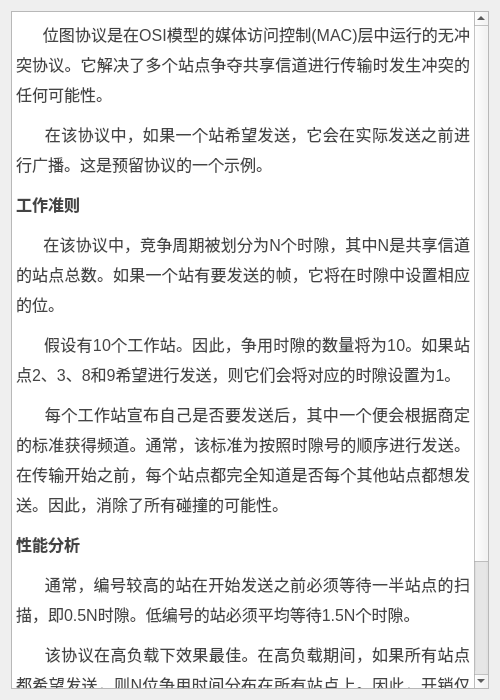
<?xml version="1.0" encoding="UTF-8"?>
<ui version="4.0">
 <class>Introduction</class>
 <widget class="QWidget" name="Introduction">
  <property name="geometry">
   <rect>
    <x>0</x>
    <y>0</y>
    <width>500</width>
    <height>700</height>
   </rect>
  </property>
  <property name="windowTitle">
   <string>Form</string>
  </property>
  <layout class="QVBoxLayout" name="verticalLayout">
   <item>
    <widget class="QTextBrowser" name="textBrowser">
     <property name="html">
      <string>&lt;!DOCTYPE HTML PUBLIC &quot;-//W3C//DTD HTML 4.0//EN&quot; &quot;http://www.w3.org/TR/REC-html40/strict.dtd&quot;&gt;
&lt;html&gt;&lt;head&gt;&lt;meta name=&quot;qrichtext&quot; content=&quot;1&quot; /&gt;&lt;style type=&quot;text/css&quot;&gt;
p, li { white-space: pre-wrap; }
&lt;/style&gt;&lt;/head&gt;&lt;body style=&quot; font-family:'SimSun'; font-size:9pt; font-weight:400; font-style:normal;&quot;&gt;
&lt;p align=&quot;justify&quot; style=&quot; margin-top:0px; margin-bottom:10px; margin-left:0px; margin-right:0px; -qt-block-indent:0; text-indent:0px; line-height:30px; background-color:#ffffff;&quot;&gt;&lt;span style=&quot; font-family:'Microsoft YaHei','Helvetica','Arial','Lucida Grande','Tahoma','sans-serif'; font-size:16px; color:#444444; background-color:#ffffff;&quot;&gt;      位图协议是在OSI模型的媒体访问控制(MAC)层中运行的无冲突协议。它解决了多个站点争夺共享信道进行传输时发生冲突的任何可能性。&lt;/span&gt;&lt;/p&gt;
&lt;p align=&quot;justify&quot; style=&quot; margin-top:0px; margin-bottom:10px; margin-left:0px; margin-right:0px; -qt-block-indent:0; text-indent:0px; line-height:30px; background-color:#ffffff;&quot;&gt;&lt;span style=&quot; font-family:'Microsoft YaHei','Helvetica','Arial','Lucida Grande','Tahoma','sans-serif'; font-size:16px; color:#444444; background-color:#ffffff;&quot;&gt;      在该协议中，如果一个站希望发送，它会在实际发送之前进行广播。这是预留协议的一个示例。&lt;/span&gt;&lt;/p&gt;
&lt;p align=&quot;justify&quot; style=&quot; margin-top:0px; margin-bottom:10px; margin-left:0px; margin-right:0px; -qt-block-indent:0; text-indent:0px; line-height:30px; background-color:#ffffff;&quot;&gt;&lt;span style=&quot; font-family:'Microsoft YaHei','Helvetica','Arial','Lucida Grande','Tahoma','sans-serif'; font-size:12pt; font-weight:600; color:#444444; background-color:#ffffff;&quot;&gt;工作准则&lt;/span&gt;&lt;/p&gt;
&lt;p align=&quot;justify&quot; style=&quot; margin-top:0px; margin-bottom:10px; margin-left:0px; margin-right:0px; -qt-block-indent:0; text-indent:0px; line-height:30px; background-color:#ffffff;&quot;&gt;&lt;span style=&quot; font-family:'Microsoft YaHei','Helvetica','Arial','Lucida Grande','Tahoma','sans-serif'; font-size:16px; color:#444444; background-color:#ffffff;&quot;&gt;      在该协议中，竞争周期被划分为N个时隙，其中N是共享信道的站点总数。如果一个站有要发送的帧，它将在时隙中设置相应的位。&lt;/span&gt;&lt;/p&gt;
&lt;p align=&quot;justify&quot; style=&quot; margin-top:0px; margin-bottom:10px; margin-left:0px; margin-right:0px; -qt-block-indent:0; text-indent:0px; line-height:30px; background-color:#ffffff;&quot;&gt;&lt;span style=&quot; font-family:'Microsoft YaHei','Helvetica','Arial','Lucida Grande','Tahoma','sans-serif'; font-size:16px; color:#444444; background-color:#ffffff;&quot;&gt;      假设有10个工作站。因此，争用时隙的数量将为10。如果站点2、3、8和9希望进行发送，则它们会将对应的时隙设置为1。&lt;/span&gt;&lt;/p&gt;
&lt;p align=&quot;justify&quot; style=&quot; margin-top:0px; margin-bottom:10px; margin-left:0px; margin-right:0px; -qt-block-indent:0; text-indent:0px; line-height:30px; background-color:#ffffff;&quot;&gt;&lt;span style=&quot; font-family:'Microsoft YaHei','Helvetica','Arial','Lucida Grande','Tahoma','sans-serif'; font-size:16px; color:#444444; background-color:#ffffff;&quot;&gt;      每个工作站宣布自己是否要发送后，其中一个便会根据商定的标准获得频道。通常，该标准为按照时隙号的顺序进行发送。在传输开始之前，每个站点都完全知道是否每个其他站点都想发送。因此，消除了所有碰撞的可能性。&lt;/span&gt;&lt;/p&gt;
&lt;p align=&quot;justify&quot; style=&quot; margin-top:0px; margin-bottom:10px; margin-left:0px; margin-right:0px; -qt-block-indent:0; text-indent:0px; line-height:30px; background-color:#ffffff;&quot;&gt;&lt;span style=&quot; font-family:'Microsoft YaHei','Helvetica','Arial','Lucida Grande','Tahoma','sans-serif'; font-size:12pt; font-weight:600; color:#444444; background-color:#ffffff;&quot;&gt;性能分析&lt;/span&gt;&lt;/p&gt;
&lt;p align=&quot;justify&quot; style=&quot; margin-top:0px; margin-bottom:10px; margin-left:0px; margin-right:0px; -qt-block-indent:0; text-indent:0px; line-height:30px; background-color:#ffffff;&quot;&gt;&lt;span style=&quot; font-family:'Microsoft YaHei','Helvetica','Arial','Lucida Grande','Tahoma','sans-serif'; font-size:16px; color:#444444; background-color:#ffffff;&quot;&gt;      通常，编号较高的站在开始发送之前必须等待一半站点的扫描，即0.5N时隙。低编号的站必须平均等待1.5N个时隙。&lt;/span&gt;&lt;/p&gt;
&lt;p align=&quot;justify&quot; style=&quot; margin-top:0px; margin-bottom:10px; margin-left:0px; margin-right:0px; -qt-block-indent:0; text-indent:0px; line-height:30px; background-color:#ffffff;&quot;&gt;&lt;span style=&quot; font-family:'Microsoft YaHei','Helvetica','Arial','Lucida Grande','Tahoma','sans-serif'; font-size:16px; color:#444444; background-color:#ffffff;&quot;&gt;      该协议在高负载下效果最佳。在高负载期间，如果所有站点都希望发送，则N位争用时间分布在所有站点上。因此，开销仅为每帧1位竞争时间。如果d是数据传输时间，则效率为d/(d+1)。&lt;/span&gt;&lt;/p&gt;
&lt;p align=&quot;justify&quot; style=&quot; margin-top:0px; margin-bottom:10px; margin-left:0px; margin-right:0px; -qt-block-indent:0; text-indent:0px; line-height:30px; background-color:#ffffff;&quot;&gt;&lt;span style=&quot; font-family:'Microsoft YaHei','Helvetica','Arial','Lucida Grande','Tahoma','sans-serif'; font-size:16px; color:#444444; background-color:#ffffff;&quot;&gt;      但是，在低负载期间，如果仅需传输一个站，则争用时间必须仅由该站承担。开销变成每帧N位竞争时间。效率下降到d/(N+d)。&lt;/span&gt;&lt;/p&gt;&lt;/body&gt;&lt;/html&gt;</string>
     </property>
    </widget>
   </item>
  </layout>
 </widget>
 <resources/>
 <connections/>
</ui>
